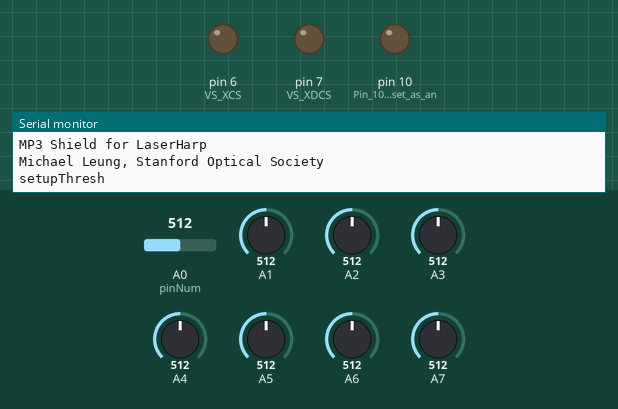
This sketch was run on a simulated Arduino Nano, built with avr-gcc and run on an emulated ATmega328P. Parts: output pins drawn as LEDs (lit = HIGH), the last lines printed to the serial monitor. Inputs (shaded band) come from the test bench; at power-on: A1 = 512, A0 (pinNum) = 512, A2 = 512, A3 = 512, A4 = 512, A5 = 512, A6 = 512, A7 = 512. Pins used as bus, display or sensor lines are not drawn.

Above: at 0.01 s.
At 1.6 s:
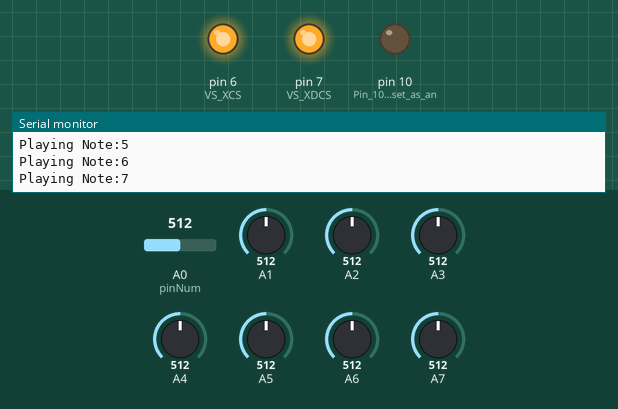
1.7 s: A1 set to 306
Timing chart, 0 to 4.7 s (numbered marks = the images above; inputs shaded):
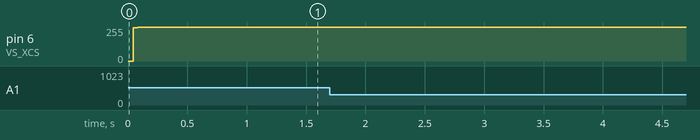

The sketch:

LaserHarp.ino
```cpp
// (licence header left out)
#define USE_GPIO_INIT  0
#define USE_SPI_MIDI   1

#define THRESHSAM 50 // Used to determine threshold for strumming. Increase if light source has high variability.

#define NUMNOTES 8 // Define number of notes.

#define VERBOSE_DEBUG true // Use true to output to screen (over serial) for debugging

#define USE_PATCH_INIT  !USE_GPIO_INIT
#define USE_SERIAL_MIDI !USE_SPI_INIT
#define USE_SPI         (USE_SPI_MIDI||USE_PATCH_INIT)

#if USE_SPI
#include <SPI.h>
#endif
#if USE_SERIAL_MIDI
#include <SoftwareSerial.h>
SoftwareSerial midiSerial(2, 3); // Soft TX on 3, RX not used (2 is an input anyway, for VS_DREQ)
#endif


// NOTE: We're using this MP3-MIDI Converter available at http://www.gravitech.us/mp3pladforar.html
// The breakout board contains the VS1053B chip. (Abbreviated VS for the remainder of code)
// Pinout for MP3 Converter:
// D2: MP3-DREQ
// D3: MIDI-RX (optional via jumper)
// D4: Micro-SD chip select
// D6: MP3 chip select
// D7: MP3-DCS
// D8: MP3-RST
// D11: SPI MOSI
// D12: SPI MISO
// D13: SPI SCK

#if USE_SPI
#define VS_XCS    6 // Control Chip Select Pin (for accessing SPI Control/Status registers)
#define VS_XDCS   7 // Data Chip Select / BSYNC Pin
#define VS_DREQ   2 // Data Request Pin: Player asks for more data
#endif
#if USE_GPIO_INIT
#define VS_GPIO1  4  // Mode selection (0 = file / 1 = real time MIDI)
#endif

#define VS_RESET  8 //Reset is active low

// import instrument definitions
#include "vs1053midi.h"


#define INSTRUMENT instr_orchestral_harp
//#define INSTRUMENT instr_marimba
//#define INSTRUMENT instr_guitar_harmonics
//#define INSTRUMENT instr_harpsichord
//#define INSTRUMENT instr_acoustic_grand_piano

unsigned short offset = 60;
unsigned short on_vel = 100;
unsigned short off_vel = 10;
unsigned short volume = 127; // Max volume is 127

const unsigned short notes[NUMNOTES] = {0, 2, 4, 5, 7, 9, 11, 12};

int counter = 0;
#define THRESHMIN 15

// Data used by MIDI
boolean chord_plucked[NUMNOTES] = {false, false, false, false, false, false, false, false};
boolean status_changed[NUMNOTES] = {false, false, false, false, false, false, false, false};

// Structure for holding sensor data
struct lightSensor {
  int curSample;
  int prevSample;
  int pinNum;
  int thresh;
};

// Array of Structure, for convenient indexing of sensors
lightSensor sensorArray[8];
int curSampleTemp;

// Determines the threshold for each sensor
void setupThresh() {
  // Buffer for storing a sequence of sensor measurements. It will be used to set threshold for each sensor at setup.
  //delay(10); // Increase this  (1000 = 1 second) if lasers turn on at the same time as arduino to give them time to stabilize.
  float threshMeas[THRESHSAM];
  float totalVal, mean, var, std;
  for (int note = 0; note < NUMNOTES; note++) {

    totalVal = 0;
    for (int nn = 0; nn < THRESHSAM; nn++) {
      threshMeas[nn] = (float) analogRead(sensorArray[note].pinNum);
      totalVal += threshMeas[nn];
      delay(1);
    }
    mean = totalVal / THRESHSAM;
    var = 0;
    for (int r = 0; r < THRESHSAM; r++) {
      var += pow(threshMeas[r] - mean, 2);
    }
    var = var / THRESHSAM;
    std = sqrt(var);

    sensorArray[note].thresh = max((int) (6 * std), THRESHMIN);

#if VERBOSE_DEBUG
    Serial.print(mean);
    Serial.print(" ");
    Serial.print(var);
    Serial.print(" ");
    Serial.print(std);
    Serial.print(" DONE \n");
#endif
  }
}


// Iterate through all sensors to determine if any of the sensors have been triggered.
// It uses a very rudimentary scheme for detecting laser blocking, by comparing it to the last measurement.
// NOTE: This scheme could be broken if someone was to very slowly move their hand over the detector.
//
// The value of chord_plucked[kk] should always reflect the current sensor readout, true for blocked laser
// the value of status_changed should only be updated to true if the current sensor readout and the last sensor are different,
// i.e., when the value of chord_plucked[kk] is actually being changed.
void readSensors() {
  for (int note = 0; note < NUMNOTES; note++) {
    curSampleTemp = analogRead(sensorArray[note].pinNum);
    if (curSampleTemp > sensorArray[note].prevSample + sensorArray[note].thresh) {
      chord_plucked[note] = true;
      status_changed[note] = true;
    }
    else if (curSampleTemp < sensorArray[note].prevSample - sensorArray[note].thresh) {
      chord_plucked[note] = false;
      status_changed[note] = true;
    }
    sensorArray[note].prevSample = sensorArray[note].curSample;
    sensorArray[note].curSample = curSampleTemp;
  }
  delay(10);
}


// Set the instrument of the first channel.
// We are currently using only one MIDI channel.
// We could easily change this.
void setupMidi() {
  int kk = 0;
  //  for(kk = 0; kk < 8; kk=kk+2){
  talkMIDI(0xB0 | kk, 0x00, 0x79); // Default bank GM1
  talkMIDI(0xB0 | kk, 0x07, volume); //0xB0 is channel message, set channel volume to near max (127)
  talkMIDI(0xC0 | kk, INSTRUMENT, 0); //Set instrument number. 0xC0 is a 1 data byte command
  //  }
}


void playChords() {
  // play sounds
  for (int note = 0; note < NUMNOTES; note++) {
    if (status_changed[note]) {
      if (chord_plucked[note]) {
        noteOn(0, notes[note] + offset, on_vel);
#if VERBOSE_DEBUG
        Serial.print("Playing Note:");
        Serial.println(note, DEC);
#endif
      } else {
        noteOff(0, notes[note] + offset, off_vel);
#if VERBOSE_DEBUG
        Serial.print("Stopping Note:");
        Serial.println(note, DEC);
#endif
      }
      status_changed[note] = false;
    }
  }
}


#if USE_PATCH_INIT
//Write to VS10xx register
//SCI: Data transfers are always 16bit. When a new SCI operation comes in
//DREQ goes low. We then have to wait for DREQ to go high again.
//XCS should be low for the full duration of operation.
void VSWriteRegister(unsigned char addressbyte, unsigned char highbyte, unsigned char lowbyte) {
  while (!digitalRead(VS_DREQ)) ; //Wait for DREQ to go high indicating IC is available
  digitalWrite(VS_XCS, LOW); //Select control

  //SCI consists of instruction byte, address byte, and 16-bit data word.
  SPI.transfer(0x02); //Write instruction
  SPI.transfer(addressbyte);
  SPI.transfer(highbyte);
  SPI.transfer(lowbyte);
  while (!digitalRead(VS_DREQ)) ; //Wait for DREQ to go high indicating command is complete
  digitalWrite(VS_XCS, HIGH); //Deselect Control
}


// Plugin to put VS10XX into realtime MIDI mode
// Originally from http://www.vlsi.fi/fileadmin/software/VS10XX/vs1053b-rtmidistart.zip
// Permission to reproduce here granted by VLSI solution.
//
const unsigned short sVS1053b_Realtime_MIDI_Plugin[28] = { /* Compressed plugin */
  0x0007, 0x0001, 0x8050, 0x0006, 0x0014, 0x0030, 0x0715, 0xb080, /*    0 */
  0x3400, 0x0007, 0x9255, 0x3d00, 0x0024, 0x0030, 0x0295, 0x6890, /*    8 */
  0x3400, 0x0030, 0x0495, 0x3d00, 0x0024, 0x2908, 0x4d40, 0x0030, /*   10 */
  0x0200, 0x000a, 0x0001, 0x0050,
};


void VSLoadUserCode(void) {
  int i = 0;
  while (i < sizeof(sVS1053b_Realtime_MIDI_Plugin) / sizeof(sVS1053b_Realtime_MIDI_Plugin[0])) {
    unsigned short addr, n, val;
    addr = sVS1053b_Realtime_MIDI_Plugin[i++];
    n = sVS1053b_Realtime_MIDI_Plugin[i++];
    while (n--) {
      val = sVS1053b_Realtime_MIDI_Plugin[i++];
      VSWriteRegister(addr, val >> 8, val & 0xFF);
    }
  }
}
#endif


// Setup code
// This code runs one upon initialization
void setup() {

#if VERBOSE_DEBUG
  Serial.begin(115200); //Use serial for debugging
  Serial.println("\n******\n");
  Serial.println("MP3 Shield for LaserHarp");
  Serial.println("Michael Leung, Stanford Optical Society");
  Serial.println("");
#endif

#if USE_SERIAL_MIDI
  midiSerial.begin(31250);
#endif

  //Initialize VS1053 chip
  pinMode(VS_RESET, OUTPUT);
  digitalWrite(VS_RESET, LOW); //Put VS1053 into hardware reset

#if USE_SPI
  pinMode(VS_DREQ, INPUT);
  pinMode(VS_XCS, OUTPUT);
  pinMode(VS_XDCS, OUTPUT);
  digitalWrite(VS_XCS, HIGH); //Deselect Control
  digitalWrite(VS_XDCS, HIGH); //Deselect Data
  //Setup SPI for VS1053
  pinMode(10, OUTPUT); //Pin 10 must be set as an output for the SPI communication to work
  SPI.begin();
  SPI.setBitOrder(MSBFIRST);
  SPI.setDataMode(SPI_MODE0);
  //From page 12 of datasheet, max SCI reads are CLKI/7. Input clock is 12.288MHz.
  //Internal clock multiplier is 1.0x after power up.
  //Therefore, max SPI speed is 1.75MHz. We will use 1MHz to be safe.
  SPI.setClockDivider(SPI_CLOCK_DIV16); //Set SPI bus speed to 1MHz (16MHz / 16 = 1MHz)
  SPI.transfer(0xFF); //Throw a dummy byte at the bus
#endif

  delay(1);
  digitalWrite(VS_RESET, HIGH); //Bring up VS1053

#if USE_PATCH_INIT
  VSLoadUserCode();
#else
  pinMode(VS_GPIO1, OUTPUT);
  digitalWrite(VS_GPIO1, HIGH);  // Enable real time MIDI mode
#endif

  sensorArray[0].pinNum = A0;
  sensorArray[1].pinNum = A1;
  sensorArray[2].pinNum = A2;
  sensorArray[3].pinNum = A3;
  sensorArray[4].pinNum = A4;
  sensorArray[5].pinNum = A5;
  sensorArray[6].pinNum = A6;
  sensorArray[7].pinNum = A7;
  setupMidi();
#if VERBOSE_DEBUG
  Serial.println("setupThresh");
#endif
  setupThresh();
#if VERBOSE_DEBUG
  Serial.println("Done!");
  for (int note = 0; note < NUMNOTES; note++) {
    Serial.print("Sensor threshold ");
    Serial.print(note);
    Serial.print(" ");
    Serial.println(sensorArray[note].thresh);
  }
#endif
}


void sendMIDI(byte data) {
#if USE_SPI_MIDI
  SPI.transfer(0);
  SPI.transfer(data);
#else
  midiSerial.write(data);
#endif
}


//Plays a MIDI note. Doesn't check to see that cmd is greater than 127, or that data values are less than 127
void talkMIDI(byte cmd, byte data1, byte data2) {
#if USE_SPI_MIDI
  // Wait for chip to be ready (Unlikely to be an issue with real time MIDI)
  while (!digitalRead(VS_DREQ))
  { } // wait, do nothing
  digitalWrite(VS_XDCS, LOW);
#endif
  sendMIDI(cmd);
  //Some commands only have one data byte. All cmds less than 0xBn have 2 data bytes
  //(sort of: http://253.ccarh.org/handout/midiprotocol/)
  if ( (cmd & 0xF0) <= 0xB0 || (cmd & 0xF0) >= 0xE0) {
    sendMIDI(data1);
    sendMIDI(data2);
  } else {
    sendMIDI(data1);
  }
#if USE_SPI_MIDI
  digitalWrite(VS_XDCS, HIGH);
#endif
}


// Send a MIDI note-on message.  Like pressing a piano key
// channel ranges from 0-15
void noteOn(byte channel, byte note, byte attack_velocity) {
  talkMIDI( (0x90 | channel), note, attack_velocity);
}


// Send a MIDI note-off message.  Like releasing a piano key
void noteOff(byte channel, byte note, byte release_velocity) {
  talkMIDI( (0x80 | channel), note, release_velocity);
}


void loop() {
  readSensors();
  playChords();
  //debugVerbose();
}


void debugVerbose() {
  for (int note = 0; note < NUMNOTES; note++) {
    Serial.print("sensor ");
    Serial.print(note);
    Serial.print("output: ");
    Serial.print(sensorArray[note].curSample);
    Serial.print(" ");
    Serial.print(sensorArray[note].prevSample - sensorArray[note].curSample);
    //Serial.print(analogRead(sensorArray[0].pinNum));
    Serial.print(" ");
    Serial.println(chord_plucked[note]);
  }

  // testing code
  chord_plucked[0] = true;
  status_changed[0] = true;
  playChords();
  delay(300);

  for (int kk = 0; kk < 7; kk++) {
    chord_plucked[kk] = false;
    status_changed[kk] = true;

    chord_plucked[kk + 1] = true;
    status_changed[kk + 1] = true;

    playChords();
    delay(300);
  }
  chord_plucked[7] = false;
  status_changed[7] = true;
  playChords();
  delay(1000);

  offset++;
  if (offset >= 100) offset = 22;
  // testing code end
}
```

Source omitted: vs1053midi.h (7207 bytes)
